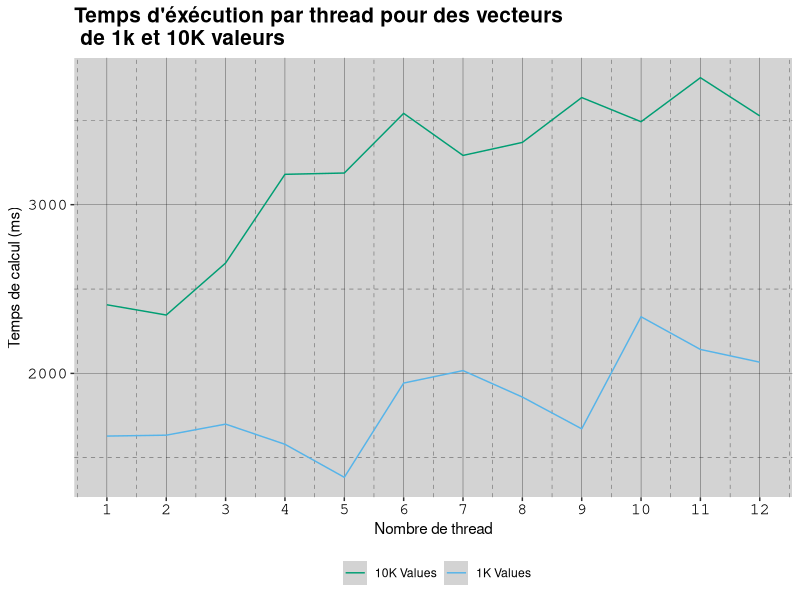
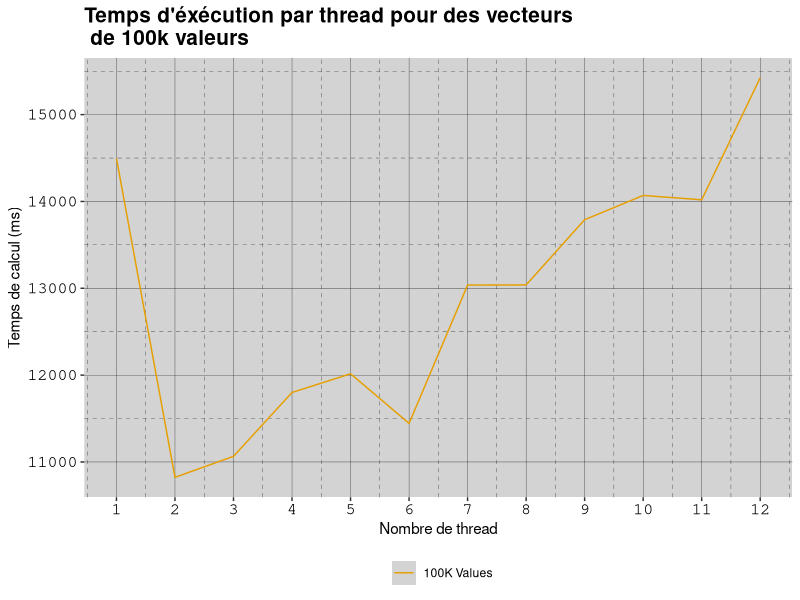
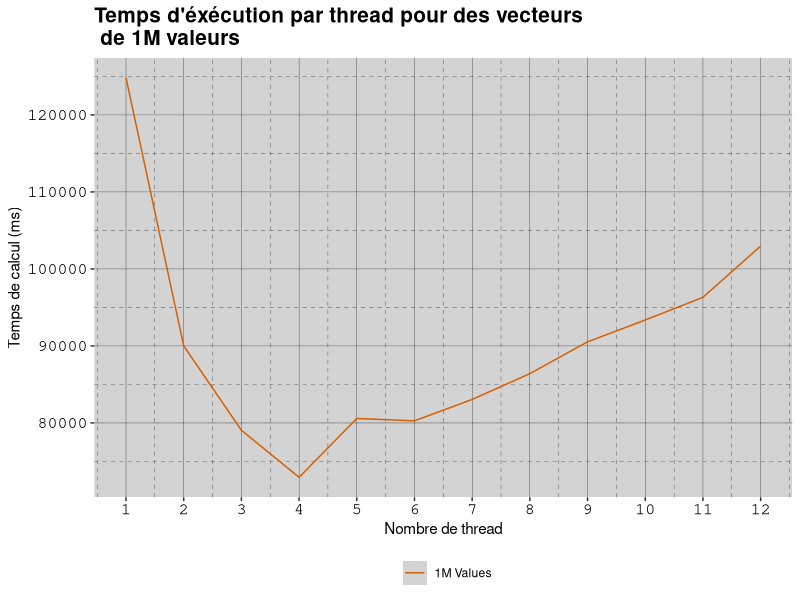
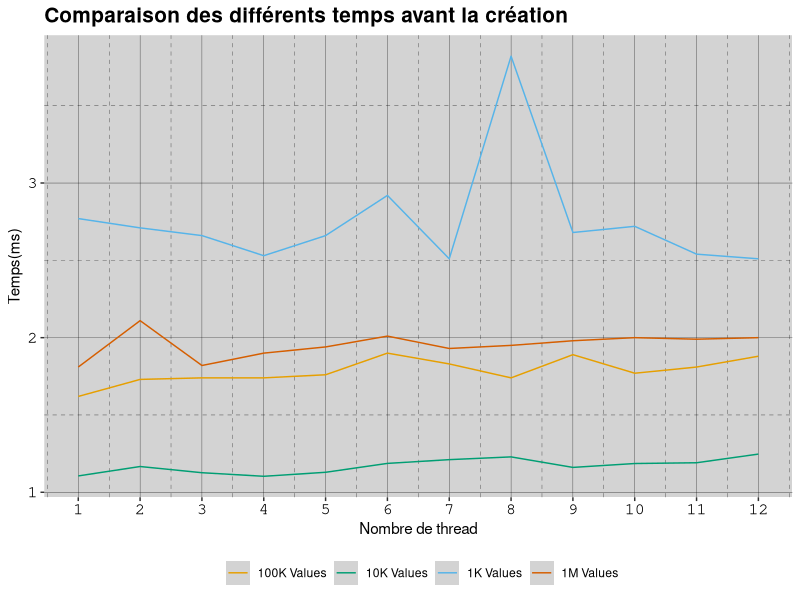
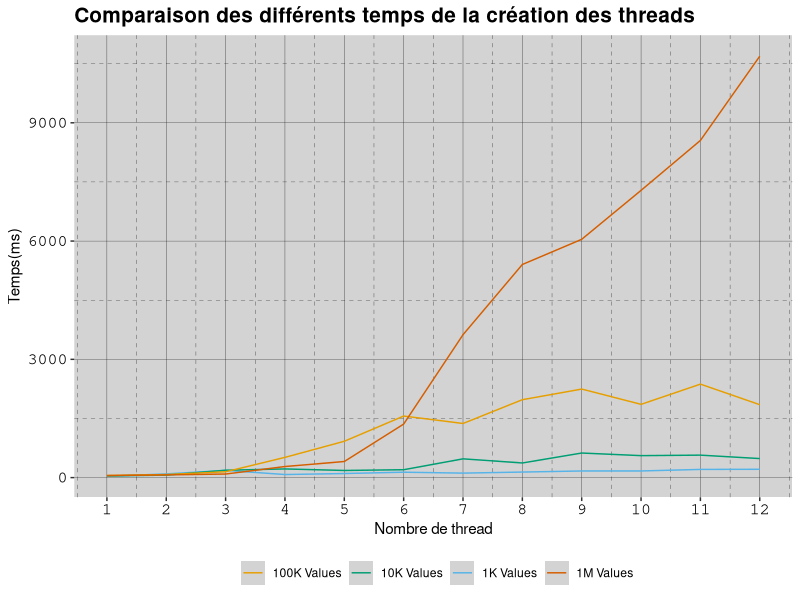
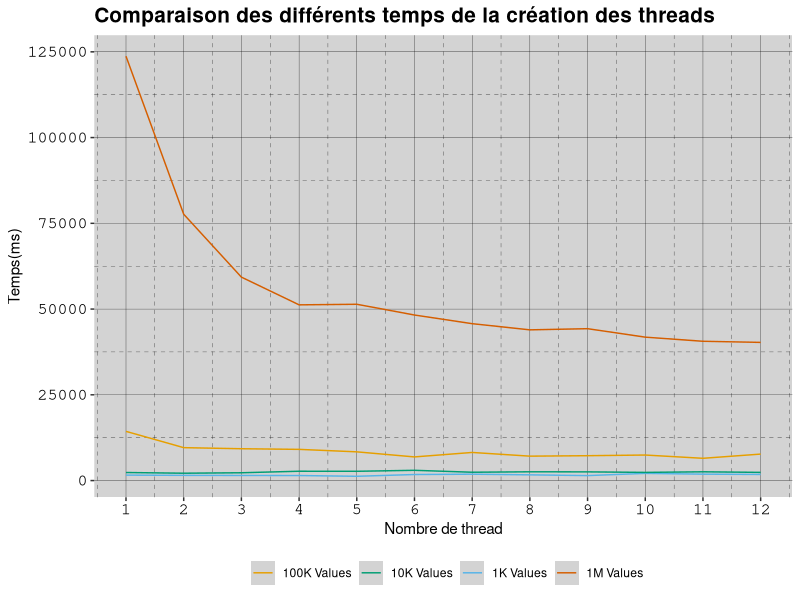
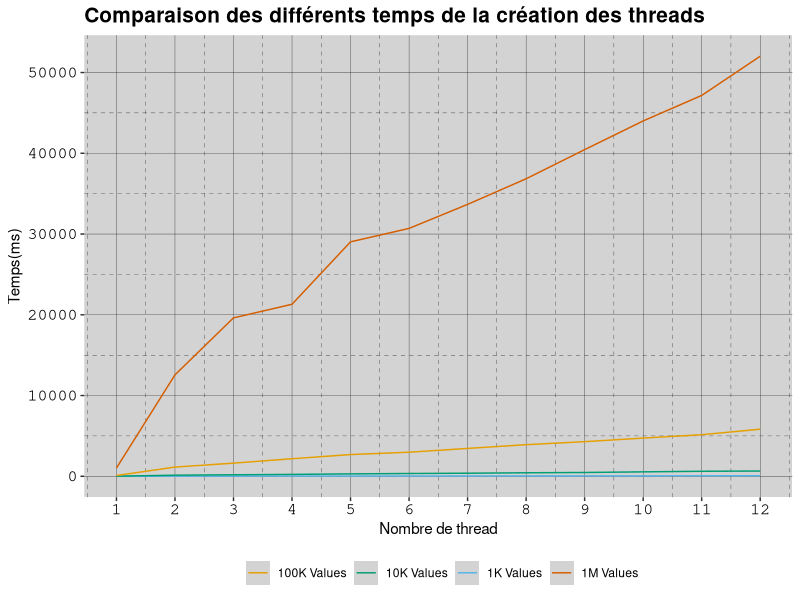
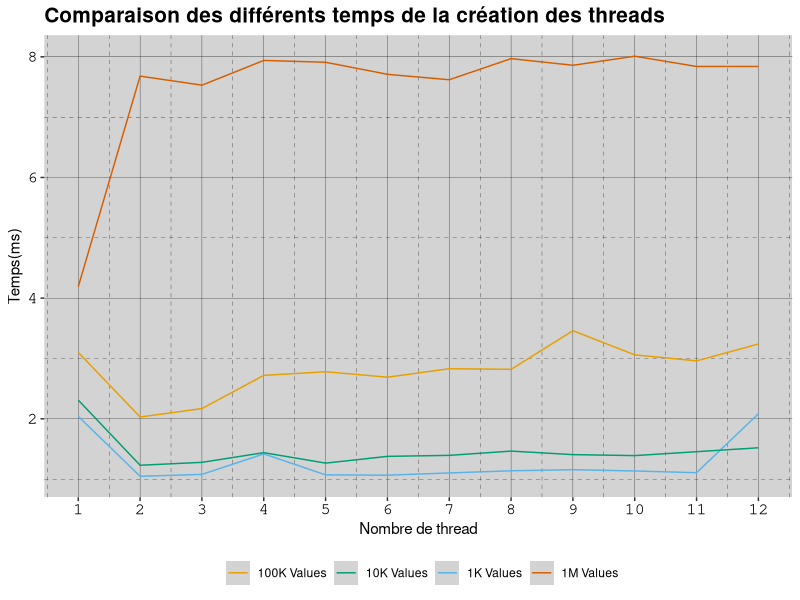

These charts were generated, in order, by the following R code:
# script R permettant de comparer les temps moyens de calcul des produits de matrices carrées entre algo classique et algo transposée
# pour des tailles variant de 2000 à 5000

library(ggplot2)
library(plyr)
library(reshape2)

data_thread1K <- data.frame(read.table(file="resultat/result1K.txt",sep=' ', dec='.',col.names=c("Nb_Thread", "Before_Crea","Crea_Thread","Wait","Tri","Destruct","Total")))
data_thread10K <-data.frame(read.table(file="resultat/result10K.txt",sep=' ', dec='.',col.names=c("Nb_Thread", "Before_Crea","Crea_Thread","Wait","Tri","Destruct","Total")))
data_thread100K<-data.frame(read.table(file="resultat/result100K.txt",sep=' ', dec='.',col.names=c("Nb_Thread", "Before_Crea","Crea_Thread","Wait","Tri","Destruct","Total")))
data_thread1M <- data.frame(read.table(file="resultat/result1M.txt",sep=' ', dec='.',col.names=c("Nb_Thread", "Before_Crea","Crea_Thread","Wait","Tri","Destruct","Total")))
# analyse statistique

stat_1K<-ddply(data_thread1K,c("Nb_Thread"),summarise,total=Total)
stat_10K<-ddply(data_thread10K,c("Nb_Thread"),summarise,total=Total)
stat_100K<-ddply(data_thread100K,c("Nb_Thread"),summarise,total=Total)
stat_1M<-ddply(data_thread1M,c("Nb_Thread"),summarise,total=Total)


# tracé des résultats obtenus

p <- ggplot()+scale_x_continuous(breaks=seq(0, 14, 1))+ expand_limits(y=min(stat_1K[,2]))

p <- p + geom_line(data=stat_1K, aes(x=Nb_Thread, y=total, colour = "1K Values"))
p <- p + geom_line(data=stat_10K, aes(x=Nb_Thread, y=total, colour = "10K Values"))

cbPalette <- c("1K Values"="#56B4E9","10K Values"="#009E73","100K Values"="#E69F00","1M Values"="#D55E00","point"="black")
themes <-  theme(panel.background = element_rect(fill = "lightgrey"),
                panel.grid.minor = element_line(colour = "black", linetype="dashed", size = 0.1),
                panel.grid.major = element_line(colour = "black", size = 0.1),
                plot.title = element_text(family = "Helvetica", face = "bold", size = (15)),
                axis.text = element_text(family = "Courier", colour = "black", size = (12)),
                legend.position="bottom")

axis_x <- xlab("Nombre de thread")

scale_colour <- scale_colour_manual("",values = cbPalette)

p <-  p + axis_x
p <- p + ylab("Temps de calcul (ms)")
p <-  p + themes
p <- p + scale_colour

pdf("pdf/1K_10K_Total_Exec.pdf")
print(p+ ggtitle("Temps d'éxécution par thread pour des vecteurs \n de 1k et 10K valeurs"))
dev.off()



p <- ggplot()+scale_x_continuous(breaks=seq(0, 12, 1))
p <- p + geom_line(data=stat_100K, aes(x=Nb_Thread, y=total, colour = "100K Values"))

p <-  p + axis_x
p <- p + ylab("Temps de calcul (ms)")
p <-  p + themes
p <- p + scale_colour


pdf("pdf/100K_Total_Exec.pdf")
print(p+ ggtitle("Temps d'éxécution par thread pour des vecteurs \n de 100k valeurs"))
dev.off()



p <- ggplot()+scale_x_continuous(breaks=seq(0, 12, 1))
p <- p + geom_line(data=stat_1M, aes(x=Nb_Thread, y=total, colour = "1M Values"))

p <-  p + axis_x
p <- p + ylab("Temps de calcul (ms)")
p <-  p + themes
p <- p + scale_colour

pdf("pdf/1M_Total_Exec.pdf")
print(p+ ggtitle("Temps d'éxécution par thread pour des vecteurs \n de 1M valeurs"))
dev.off()




stat_1K<-ddply(data_thread1K,c("Nb_Thread"),summarise,Before_Crea=Before_Crea)
stat_10K<-ddply(data_thread10K,c("Nb_Thread"),summarise,Before_Crea=Before_Crea)
stat_100K<-ddply(data_thread100K,c("Nb_Thread"),summarise,Before_Crea=Before_Crea)
stat_1M<-ddply(data_thread1M,c("Nb_Thread"),summarise,Before_Crea=Before_Crea)



p <- ggplot()+scale_x_continuous(breaks=seq(0, 12, 1))
p <- p + geom_line(data=stat_1K, aes(x=Nb_Thread, y=Before_Crea, colour = "1K Values"))
p <- p + geom_line(data=stat_10K, aes(x=Nb_Thread, y=Before_Crea, colour = "10K Values"))
p <- p + geom_line(data=stat_100K, aes(x=Nb_Thread, y=Before_Crea, colour = "100K Values"))
p <- p + geom_line(data=stat_1M, aes(x=Nb_Thread, y=Before_Crea, colour = "1M Values"))

p <-  p + axis_x
p <- p + ylab("Temps(ms)")
p <-  p + themes
p <- p + scale_colour


pdf("pdf/Before_Crea_Time.pdf")
print(p+ ggtitle("Comparaison des différents temps avant la création"))
dev.off()



stat_1K<-ddply(data_thread1K,c("Nb_Thread"),summarise,Crea_Thread=Crea_Thread)
stat_10K<-ddply(data_thread10K,c("Nb_Thread"),summarise,Crea_Thread=Crea_Thread)
stat_100K<-ddply(data_thread100K,c("Nb_Thread"),summarise,Crea_Thread=Crea_Thread)
stat_1M<-ddply(data_thread1M,c("Nb_Thread"),summarise,Crea_Thread=Crea_Thread)

p <- ggplot()+scale_x_continuous(breaks=seq(0, 12, 1))
p <- p + geom_line(data=stat_1K, aes(x=Nb_Thread, y=Crea_Thread, colour = "1K Values"))
p <- p + geom_line(data=stat_10K, aes(x=Nb_Thread, y=Crea_Thread, colour = "10K Values"))
p <- p + geom_line(data=stat_100K, aes(x=Nb_Thread, y=Crea_Thread, colour = "100K Values"))
p <- p + geom_line(data=stat_1M, aes(x=Nb_Thread, y=Crea_Thread, colour = "1M Values"))

p <-  p + axis_x
p <- p + ylab("Temps(ms)")
p <-  p + themes
p <- p + scale_colour


pdf("pdf/Crea_Thread_Time.pdf")
print(p+ ggtitle("Comparaison des différents temps de la création des threads"))
dev.off()



stat_1K<-ddply(data_thread1K,c("Nb_Thread"),summarise,Wait=Wait)
stat_10K<-ddply(data_thread10K,c("Nb_Thread"),summarise,Wait=Wait)
stat_100K<-ddply(data_thread100K,c("Nb_Thread"),summarise,Wait=Wait)
stat_1M<-ddply(data_thread1M,c("Nb_Thread"),summarise,Wait=Wait)

p <- ggplot()+scale_x_continuous(breaks=seq(0, 12, 1))
p <- p + geom_line(data=stat_1K, aes(x=Nb_Thread, y=Wait, colour = "1K Values"))
p <- p + geom_line(data=stat_10K, aes(x=Nb_Thread, y=Wait, colour = "10K Values"))
p <- p + geom_line(data=stat_100K, aes(x=Nb_Thread, y=Wait, colour = "100K Values"))
p <- p + geom_line(data=stat_1M, aes(x=Nb_Thread, y=Wait, colour = "1M Values"))

p <-  p + axis_x
p <- p + ylab("Temps(ms)")
p <-  p + themes
p <- p + scale_colour


pdf("pdf/Wait_Thread_Time.pdf")
print(p+ ggtitle("Comparaison des différents temps de la création des threads"))
dev.off()



stat_1K<-ddply(data_thread1K,c("Nb_Thread"),summarise,Tri=Tri)
stat_10K<-ddply(data_thread10K,c("Nb_Thread"),summarise,Tri=Tri)
stat_100K<-ddply(data_thread100K,c("Nb_Thread"),summarise,Tri=Tri)
stat_1M<-ddply(data_thread1M,c("Nb_Thread"),summarise,Tri=Tri)

p <- ggplot()+scale_x_continuous(breaks=seq(0, 12, 1))
p <- p + geom_line(data=stat_1K, aes(x=Nb_Thread, y=Tri, colour = "1K Values"))
p <- p + geom_line(data=stat_10K, aes(x=Nb_Thread, y=Tri, colour = "10K Values"))
p <- p + geom_line(data=stat_100K, aes(x=Nb_Thread, y=Tri, colour = "100K Values"))
p <- p + geom_line(data=stat_1M, aes(x=Nb_Thread, y=Tri, colour = "1M Values"))

p <-  p + axis_x
p <- p + ylab("Temps(ms)")
p <-  p + themes
p <- p + scale_colour


pdf("pdf/Tri_Trime.pdf")
print(p+ ggtitle("Comparaison des différents temps de la création des threads"))
dev.off()



stat_1K<-ddply(data_thread1K,c("Nb_Thread"),summarise,Destruct=Destruct)
stat_10K<-ddply(data_thread10K,c("Nb_Thread"),summarise,Destruct=Destruct)
stat_100K<-ddply(data_thread100K,c("Nb_Thread"),summarise,Destruct=Destruct)
stat_1M<-ddply(data_thread1M,c("Nb_Thread"),summarise,Destruct=Destruct)



p <- ggplot()+scale_x_continuous(breaks=seq(0, 12, 1))
p <- p + geom_line(data=stat_1K, aes(x=Nb_Thread, y=Destruct, colour = "1K Values"))
p <- p + geom_line(data=stat_10K, aes(x=Nb_Thread, y=Destruct, colour = "10K Values"))
p <- p + geom_line(data=stat_100K, aes(x=Nb_Thread, y=Destruct, colour = "100K Values"))
p <- p + geom_line(data=stat_1M, aes(x=Nb_Thread, y=Destruct, colour = "1M Values"))

p <-  p + axis_x
p <- p + ylab("Temps(ms)")
p <-  p + themes
p <- p + scale_colour


pdf("pdf/Destruct_Time.pdf")
print(p+ ggtitle("Comparaison des différents temps de la création des threads"))
dev.off()
